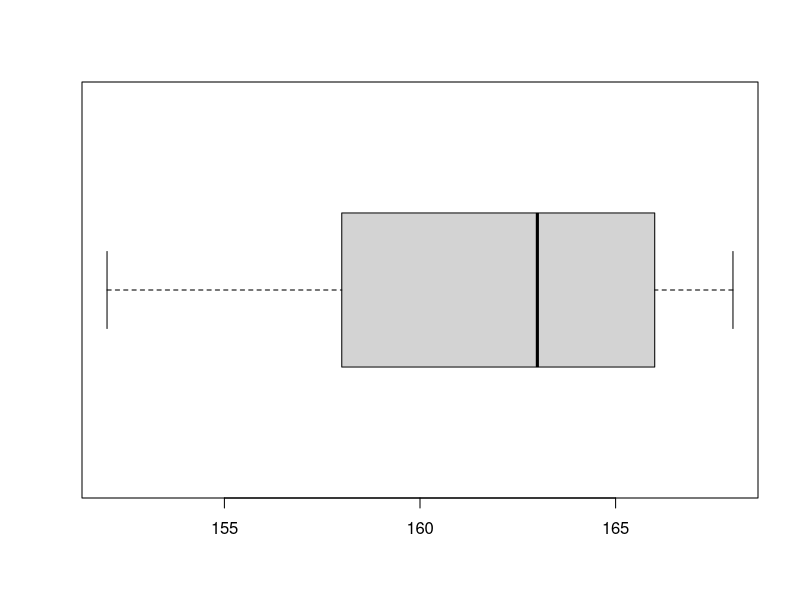

The R source for this figure: (Note: this script raises an error after producing the figure.)
#x=c(180,180,182,174,180,179,172,172,178,178,177,185,186,170,182)#
y=c(158,160,168,163,166,167,165,152,153,163)
dats=summary(y)
m=length(y)
qm=quantile(y,type = 6)
#qm#
ric=qm[4]-qm[2]
ric
limif=qm[2]-1.5*ric
limsup=qm[4]+1.5*ric
lim=c(limif,limsup)
lim
bp=boxplot(y, horizontal = T)
bp
n=length(x)
media=sum(x)/n
mediam=sum(y)/m
desv=sd(x)
desvm=sd(y)
cv=desv*100/media
cvm=desvm*100/mediam
r=c(media,desv,cv)
r
j=c(mediam,desvm,cvm)
j